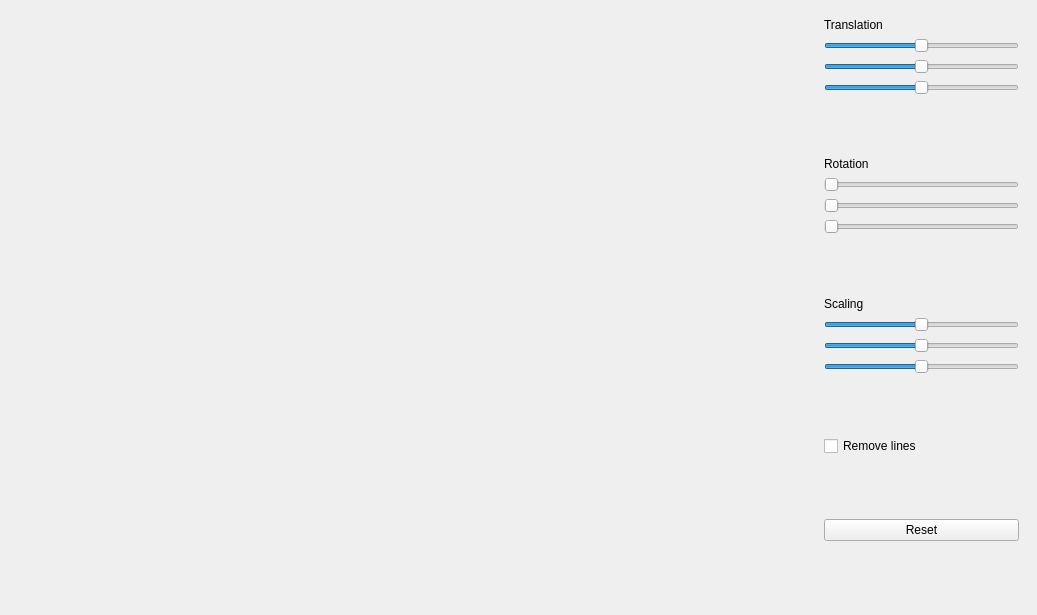
<?xml version="1.0" encoding="UTF-8"?>
<ui version="4.0">
 <class>MainWindow</class>
 <widget class="QMainWindow" name="MainWindow">
  <property name="geometry">
   <rect>
    <x>0</x>
    <y>0</y>
    <width>1037</width>
    <height>615</height>
   </rect>
  </property>
  <property name="windowTitle">
   <string>MainWindow</string>
  </property>
  <widget class="QWidget" name="MyWindow">
   <layout class="QHBoxLayout" name="horizontalLayout" stretch="80,0">
    <item>
     <widget class="Ekran" name="ekran" native="true">
      <property name="maximumSize">
       <size>
        <width>800</width>
        <height>800</height>
       </size>
      </property>
     </widget>
    </item>
    <item>
     <widget class="QWidget" name="widget_2" native="true">
      <layout class="QVBoxLayout" name="verticalLayout">
       <item>
        <widget class="QLabel" name="label">
         <property name="text">
          <string>Translation</string>
         </property>
        </widget>
       </item>
       <item>
        <widget class="QSlider" name="right_left">
         <property name="minimum">
          <number>-100</number>
         </property>
         <property name="maximum">
          <number>100</number>
         </property>
         <property name="value">
          <number>0</number>
         </property>
         <property name="sliderPosition">
          <number>0</number>
         </property>
         <property name="orientation">
          <enum>Qt::Horizontal</enum>
         </property>
        </widget>
       </item>
       <item>
        <widget class="QSlider" name="up_down">
         <property name="minimum">
          <number>-100</number>
         </property>
         <property name="maximum">
          <number>100</number>
         </property>
         <property name="value">
          <number>0</number>
         </property>
         <property name="sliderPosition">
          <number>0</number>
         </property>
         <property name="orientation">
          <enum>Qt::Horizontal</enum>
         </property>
        </widget>
       </item>
       <item>
        <widget class="QSlider" name="translateZ">
         <property name="minimum">
          <number>-100</number>
         </property>
         <property name="maximum">
          <number>100</number>
         </property>
         <property name="orientation">
          <enum>Qt::Horizontal</enum>
         </property>
        </widget>
       </item>
       <item>
        <spacer name="verticalSpacer">
         <property name="orientation">
          <enum>Qt::Vertical</enum>
         </property>
         <property name="sizeHint" stdset="0">
          <size>
           <width>20</width>
           <height>40</height>
          </size>
         </property>
        </spacer>
       </item>
       <item>
        <widget class="QLabel" name="label_2">
         <property name="text">
          <string>Rotation</string>
         </property>
        </widget>
       </item>
       <item>
        <widget class="QSlider" name="rotation">
         <property name="maximum">
          <number>360</number>
         </property>
         <property name="value">
          <number>0</number>
         </property>
         <property name="sliderPosition">
          <number>0</number>
         </property>
         <property name="orientation">
          <enum>Qt::Horizontal</enum>
         </property>
        </widget>
       </item>
       <item>
        <widget class="QSlider" name="rotation2">
         <property name="maximum">
          <number>360</number>
         </property>
         <property name="orientation">
          <enum>Qt::Horizontal</enum>
         </property>
        </widget>
       </item>
       <item>
        <widget class="QSlider" name="rotation3">
         <property name="maximum">
          <number>360</number>
         </property>
         <property name="orientation">
          <enum>Qt::Horizontal</enum>
         </property>
        </widget>
       </item>
       <item>
        <spacer name="verticalSpacer_2">
         <property name="orientation">
          <enum>Qt::Vertical</enum>
         </property>
         <property name="sizeHint" stdset="0">
          <size>
           <width>20</width>
           <height>40</height>
          </size>
         </property>
        </spacer>
       </item>
       <item>
        <widget class="QLabel" name="label_3">
         <property name="text">
          <string>Scaling</string>
         </property>
        </widget>
       </item>
       <item>
        <widget class="QSlider" name="scaling_rl">
         <property name="minimum">
          <number>0</number>
         </property>
         <property name="maximum">
          <number>800</number>
         </property>
         <property name="value">
          <number>400</number>
         </property>
         <property name="sliderPosition">
          <number>400</number>
         </property>
         <property name="orientation">
          <enum>Qt::Horizontal</enum>
         </property>
        </widget>
       </item>
       <item>
        <widget class="QSlider" name="scaling_ud">
         <property name="minimum">
          <number>0</number>
         </property>
         <property name="maximum">
          <number>800</number>
         </property>
         <property name="value">
          <number>400</number>
         </property>
         <property name="sliderPosition">
          <number>400</number>
         </property>
         <property name="orientation">
          <enum>Qt::Horizontal</enum>
         </property>
        </widget>
       </item>
       <item>
        <widget class="QSlider" name="horizontalSlider">
         <property name="minimum">
          <number>0</number>
         </property>
         <property name="maximum">
          <number>800</number>
         </property>
         <property name="value">
          <number>400</number>
         </property>
         <property name="orientation">
          <enum>Qt::Horizontal</enum>
         </property>
        </widget>
       </item>
       <item>
        <spacer name="verticalSpacer_4">
         <property name="orientation">
          <enum>Qt::Vertical</enum>
         </property>
         <property name="sizeHint" stdset="0">
          <size>
           <width>20</width>
           <height>40</height>
          </size>
         </property>
        </spacer>
       </item>
       <item>
        <widget class="QCheckBox" name="checkBox">
         <property name="text">
          <string>Remove lines</string>
         </property>
        </widget>
       </item>
       <item>
        <spacer name="verticalSpacer_3">
         <property name="orientation">
          <enum>Qt::Vertical</enum>
         </property>
         <property name="sizeHint" stdset="0">
          <size>
           <width>20</width>
           <height>40</height>
          </size>
         </property>
        </spacer>
       </item>
       <item>
        <widget class="QPushButton" name="reset">
         <property name="text">
          <string>Reset</string>
         </property>
        </widget>
       </item>
       <item>
        <spacer name="verticalSpacer_5">
         <property name="orientation">
          <enum>Qt::Vertical</enum>
         </property>
         <property name="sizeHint" stdset="0">
          <size>
           <width>20</width>
           <height>40</height>
          </size>
         </property>
        </spacer>
       </item>
      </layout>
     </widget>
    </item>
   </layout>
  </widget>
 </widget>
 <customwidgets>
  <customwidget>
   <class>Ekran</class>
   <extends>QWidget</extends>
   <header>ekran.h</header>
   <container>1</container>
  </customwidget>
 </customwidgets>
 <resources/>
 <connections/>
</ui>
